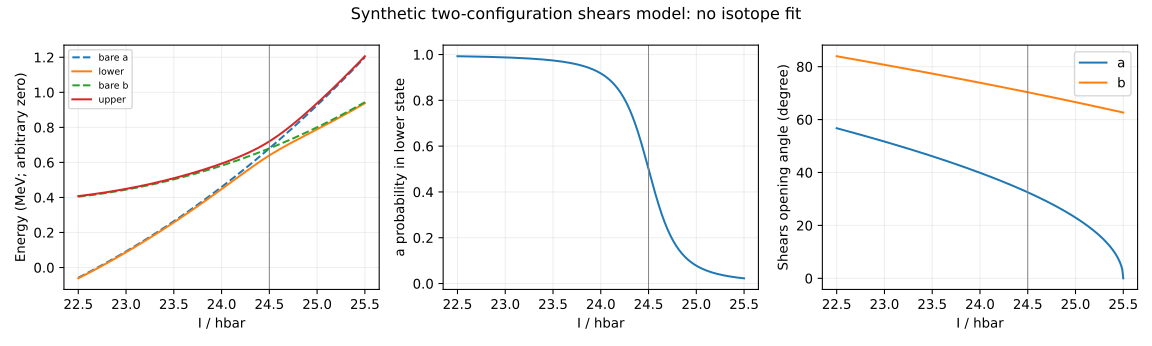

The Python source for this figure:
#!/usr/bin/env python3
"""Synthetic two-configuration shears demonstration; no isotope is fitted.

Angular momenta are in hbar, energies in MeV, M1 strengths in mu_N^2,
and E2 strengths in e^2 b^2. The core-free model uses classical vectors.
Diagonal transition kernels and their relative signs are assumptions.
"""
from pathlib import Path
import json
import numpy as np

OUT = Path(__file__).resolve().parent
CONFIG = {
    'a': dict(jp=11.0, jn=14.5, V2=1.2, delta_g=0.7, Q=0.5),
    'b': dict(jp=11.0, jn=18.5, V2=1.8, delta_g=0.7, Q=0.5),
}
IC = 24.5
W = 0.04


def geometry(I, p):
    c = (I*I-p['jp']**2-p['jn']**2)/(2*p['jp']*p['jn'])
    if abs(c) > 1+1e-12:
        raise ValueError('Spin outside classical triangle domain')
    c = float(np.clip(c, -1, 1))
    theta = float(np.arccos(c))
    sin_theta_p = p['jn']*np.sin(theta)/I
    return c, theta, sin_theta_p


def raw_energy(I, p):
    c, _, _ = geometry(I, p)
    return p['V2']*(3*c*c-1)/2


OFFSET_B = raw_energy(IC, CONFIG['a'])-raw_energy(IC, CONFIG['b'])


def states(I):
    ea = raw_energy(I, CONFIG['a'])
    eb = raw_energy(I, CONFIG['b'])+OFFSET_B
    e, u = np.linalg.eigh([[ea, W], [W, eb]])
    return e, u, [ea, eb]


def unmixed_B(I, p, multipole):
    _, _, sp = geometry(I, p)
    if multipole == 'M1':
        return 3/(8*np.pi)*(p['delta_g']*p['jp']*sp)**2
    return 15/(32*np.pi)*p['Q']**2*sp**4


records = []
for I in np.arange(22.5, 25.51, 1.0):
    e, u, bare = states(float(I))
    rec = {'I_hbar':float(I), 'bare_E_MeV':bare, 'mixed_E_MeV':e.tolist(),
           'lower_a_probability':float(u[0,0]**2), 'gap_MeV':float(e[1]-e[0]),
           'theta_deg':{k:float(np.degrees(geometry(I,p)[1])) for k,p in CONFIG.items()},
           'transitions':{}}
    for multipole, delta_I in [('M1',1),('E2',2)]:
        If = I-delta_I
        try:
            _, uf, _ = states(float(If))
        except ValueError:
            rec['transitions'][multipole] = {'status':'final spin outside one configuration domain'}
            continue
        strengths = [unmixed_B(I,p,multipole) for p in CONFIG.values()]
        kernels = np.diag(np.sqrt((2*I+1)*np.array(strengths)))
        mixed_kernel = uf.T @ kernels @ u
        mixed_B = np.abs(mixed_kernel)**2/(2*I+1)
        rec['transitions'][multipole] = {
            'I_final_hbar':float(If), 'pure_B':list(map(float,strengths)),
            'mixed_B_final_rows_initial_columns':mixed_B.tolist(),
            'sum_all_mixed_B':float(mixed_B.sum()),
            'sum_all_pure_B':float(sum(strengths)),
            'assumptions':'Real positive diagonal kernels; off-diagonal kernels zero; independent mixing at initial and final spins.'}
    records.append(rec)
result = {'kind':'synthetic-demonstration-not-fit','configurations':CONFIG,
          'crossing_spin_hbar':IC,'W_MeV':W,'offset_b_MeV':OFFSET_B,
          'minimum_continuous_gap_MeV':2*abs(W),
          'evidence_boundary':'No experimental V2, W, mixing angle or isotope-specific fit is inferred.',
          'records':records}
(OUT/'multi-band-shears-mixing-model.json').write_text(json.dumps(result,indent=2)+'\n')
try:
    import matplotlib
    matplotlib.use('Agg')
    import matplotlib.pyplot as plt
    grid=np.linspace(22.5,25.5,301)
    bare=np.array([states(i)[2] for i in grid]);mixed=np.array([states(i)[0] for i in grid])
    fig,axs=plt.subplots(1,3,figsize=(12,3.6))
    for k in range(2):
        axs[0].plot(grid,bare[:,k],ls='--',label=f'bare {"ab"[k]}')
        axs[0].plot(grid,mixed[:,k],label=['lower','upper'][k])
    axs[0].set_ylabel('Energy (MeV; arbitrary zero)');axs[0].legend(fontsize=7)
    axs[1].plot(grid,[states(i)[1][0,0]**2 for i in grid]);axs[1].set_ylabel('a probability in lower state')
    for key,p in CONFIG.items():axs[2].plot(grid,[np.degrees(geometry(i,p)[1]) for i in grid],label=key)
    axs[2].set_ylabel('Shears opening angle (degree)');axs[2].legend()
    for ax in axs:ax.set_xlabel('I / hbar');ax.axvline(IC,color='grey',lw=.7);ax.grid(alpha=.2)
    fig.suptitle('Synthetic two-configuration shears model: no isotope fit')
    fig.tight_layout();fig.savefig(OUT/'multi-band-shears-mixing-model.svg');plt.close(fig)
except ImportError:
    pass
print(json.dumps({'output':str(OUT/'multi-band-shears-mixing-model.json'),'kind':result['kind'],'grid_rows':len(records),'gap_at_bare_crossing_MeV':states(IC)[0][1]-states(IC)[0][0]}))
